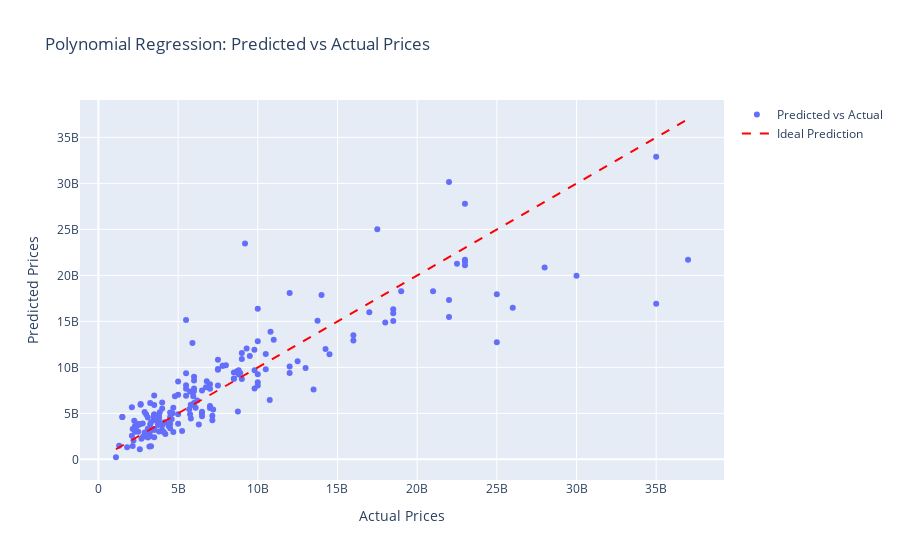

The cell this chart's notebook holds for it:
### Markdown cell above
#### Visualisasi dan hasil prediksi

### Code cell
# Visualization of predictions
fig = go.Figure()
fig.add_trace(go.Scatter(x=y_test, y=y_pred, mode='markers', name='Predicted vs Actual'))
fig.add_trace(go.Scatter(x=[min(y_test), max(y_test)], y=[min(y_test), max(y_test)], mode='lines', line=dict(color='red', dash='dash'), name='Ideal Prediction'))
fig.update_layout(
    title='Polynomial Regression: Predicted vs Actual Prices',
    xaxis_title='Actual Prices',
    yaxis_title='Predicted Prices',
    showlegend=True
)
fig.show()

### Figure 1 — Plotly figure (JSON) as saved in the notebook; plotly's stock layout.template omitted (floating-point values rounded to 4 significant figures; data arrays with more than 128 entries replaced by an {"elided": "..."} marker saying what was removed)
{"data": [{"mode": "markers", "name": "Predicted vs Actual", "type": "scatter", "x": {"elided": "202 int values"}, "y": {"elided": "202 float values"}}, {"line": {"color": "red", "dash": "dash"}, "mode": "lines", "name": "Ideal Prediction", "type": "scatter", "x": [1100000000, 37000000000], "y": [1100000000, 37000000000]}], "layout": {"showlegend": true, "title": {"text": "Polynomial Regression: Predicted vs Actual Prices"}, "xaxis": {"title": {"text": "Actual Prices"}}, "yaxis": {"title": {"text": "Predicted Prices"}}}}
